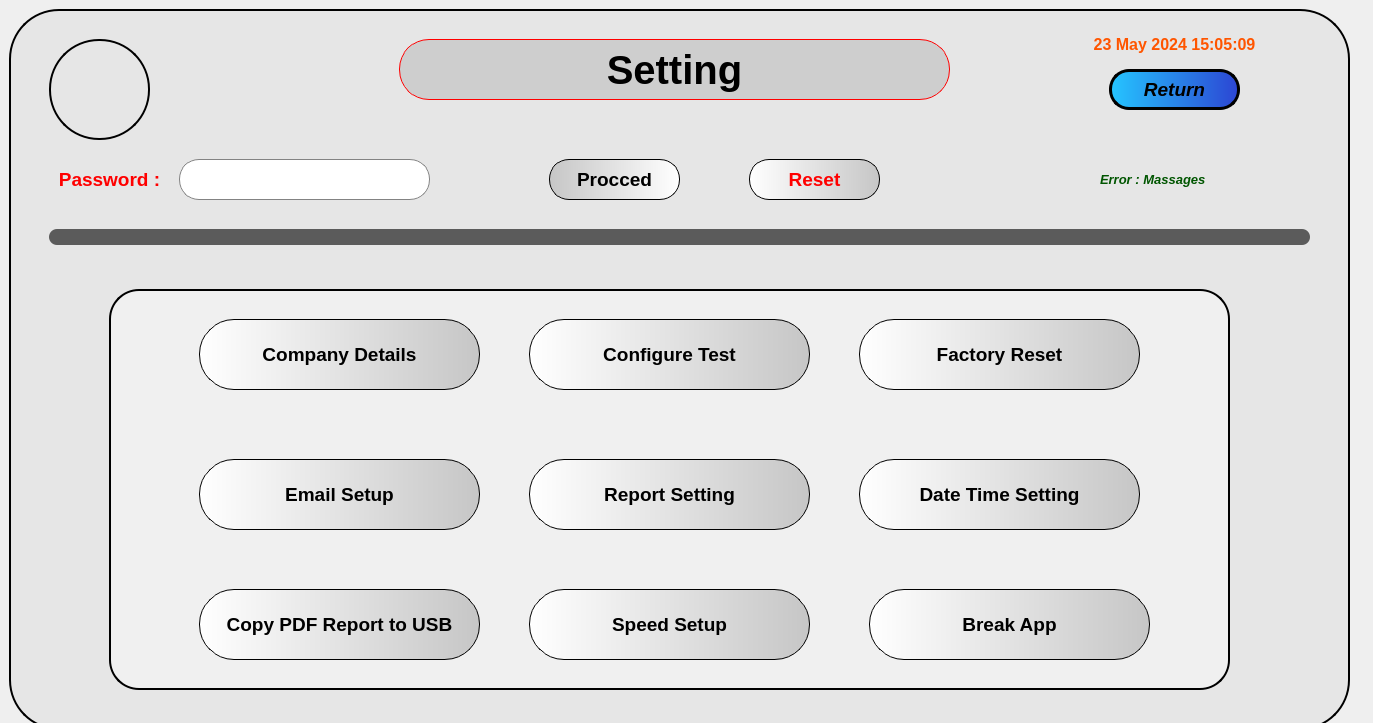
<?xml version="1.0" encoding="UTF-8"?>
<ui version="4.0">
 <class>MainWindow</class>
 <widget class="QMainWindow" name="MainWindow">
  <property name="geometry">
   <rect>
    <x>0</x>
    <y>0</y>
    <width>1373</width>
    <height>723</height>
   </rect>
  </property>
  <property name="windowTitle">
   <string>MainWindow</string>
  </property>
  <widget class="QWidget" name="centralwidget">
   <widget class="QFrame" name="frame">
    <property name="geometry">
     <rect>
      <x>9</x>
      <y>9</y>
      <width>1341</width>
      <height>721</height>
     </rect>
    </property>
    <property name="styleSheet">
     <string notr="true">background-color: rgb(230, 230, 230);
border: 2px solid black;
border-radius:50px;</string>
    </property>
    <property name="frameShape">
     <enum>QFrame::StyledPanel</enum>
    </property>
    <property name="frameShadow">
     <enum>QFrame::Raised</enum>
    </property>
    <widget class="QLabel" name="label">
     <property name="geometry">
      <rect>
       <x>390</x>
       <y>30</y>
       <width>551</width>
       <height>61</height>
      </rect>
     </property>
     <property name="font">
      <font>
       <family>Arial</family>
       <pointsize>30</pointsize>
       <weight>75</weight>
       <italic>false</italic>
       <bold>true</bold>
       <underline>false</underline>
      </font>
     </property>
     <property name="mouseTracking">
      <bool>true</bool>
     </property>
     <property name="styleSheet">
      <string notr="true">#label{

border:1px solid red;
color: rgb(0, 0, 0);
border-radius:30px;
background:None;
background-color: rgb(206, 206, 206);}
#label:hover{
border:1px solid black;
color: rgb(255, 85, 0);
background-color: rgb(231, 231, 231);}</string>
     </property>
     <property name="text">
      <string>Setting</string>
     </property>
     <property name="alignment">
      <set>Qt::AlignCenter</set>
     </property>
    </widget>
    <widget class="QLabel" name="label_2">
     <property name="geometry">
      <rect>
       <x>40</x>
       <y>30</y>
       <width>101</width>
       <height>101</height>
      </rect>
     </property>
     <property name="styleSheet">
      <string notr="true">background-image: url(:/backg/qt designer/python_company_logo.png);</string>
     </property>
     <property name="text">
      <string/>
     </property>
    </widget>
    <widget class="QLabel" name="label_3">
     <property name="geometry">
      <rect>
       <x>30</x>
       <y>150</y>
       <width>141</width>
       <height>41</height>
      </rect>
     </property>
     <property name="font">
      <font>
       <family>Arial</family>
       <pointsize>14</pointsize>
       <weight>75</weight>
       <bold>true</bold>
      </font>
     </property>
     <property name="styleSheet">
      <string notr="true">background:None;
border:None;
color: rgb(255, 0, 0);</string>
     </property>
     <property name="text">
      <string>Password :</string>
     </property>
     <property name="alignment">
      <set>Qt::AlignCenter</set>
     </property>
    </widget>
    <widget class="QPushButton" name="pushButton">
     <property name="geometry">
      <rect>
       <x>540</x>
       <y>150</y>
       <width>131</width>
       <height>41</height>
      </rect>
     </property>
     <property name="font">
      <font>
       <family>Arial</family>
       <pointsize>14</pointsize>
       <weight>75</weight>
       <italic>false</italic>
       <bold>true</bold>
      </font>
     </property>
     <property name="styleSheet">
      <string notr="true">#pushButton {color: rgb(0, 0, 0);background:None;background-color: qlineargradient(spread:pad, x1:0, y1:0, x2:1, y2:0, stop:0 rgb(198, 198, 198), stop:1  rgb(255, 255, 255));border-radius:20px;border-color: rgb(0, 0, 0);border-style:outset;border-width:1px;}#pushButton:hover {border: 1px solid green; color: rgb(0, 255, 0);background-color: qlineargradient(spread:pad, x1:0, y1:0, x2:1, y2:0, stop:0 rgb(255, 255, 255), stop:1  rgb(198, 198, 198));padding-bottom: 5px;padding-right: 5px;}#pushButton:pressed {background-color: rgb(255, 255, 255);padding-top: 5px;padding-left: 5px;}
</string>
     </property>
     <property name="text">
      <string>Procced</string>
     </property>
    </widget>
    <widget class="QLineEdit" name="lineEdit">
     <property name="geometry">
      <rect>
       <x>170</x>
       <y>150</y>
       <width>251</width>
       <height>41</height>
      </rect>
     </property>
     <property name="font">
      <font>
       <family>Arial</family>
       <pointsize>25</pointsize>
       <weight>75</weight>
       <bold>true</bold>
      </font>
     </property>
     <property name="styleSheet">
      <string notr="true">#lineEdit {background:None;background-color: rgb(255, 255, 255);border: 1px solid rgba(131,131,131,255);border-radius: 20px;}#lineEdit:hover {background-color: rgb(220, 220, 220);border: 3px solid;	border-color: rgb(255, 255, 255);border-radius: 20px;}#lineEdit:focus{background-color: rgb(255, 255, 255);border: 1px solid rgba(131,131,131,255);border-radius: 20px}</string>
     </property>
     <property name="echoMode">
      <enum>QLineEdit::Password</enum>
     </property>
     <property name="alignment">
      <set>Qt::AlignLeading|Qt::AlignLeft|Qt::AlignVCenter</set>
     </property>
    </widget>
    <widget class="QLabel" name="label_4">
     <property name="geometry">
      <rect>
       <x>1040</x>
       <y>20</y>
       <width>251</width>
       <height>31</height>
      </rect>
     </property>
     <property name="font">
      <font>
       <family>Arial</family>
       <pointsize>12</pointsize>
       <weight>75</weight>
       <bold>true</bold>
      </font>
     </property>
     <property name="styleSheet">
      <string notr="true">background:None;
border:None;

color: rgb(255, 85, 0);</string>
     </property>
     <property name="text">
      <string>23 May 2024 15:05:09</string>
     </property>
     <property name="alignment">
      <set>Qt::AlignCenter</set>
     </property>
    </widget>
    <widget class="QLabel" name="label_5">
     <property name="geometry">
      <rect>
       <x>980</x>
       <y>160</y>
       <width>331</width>
       <height>21</height>
      </rect>
     </property>
     <property name="font">
      <font>
       <family>Arial</family>
       <pointsize>10</pointsize>
       <weight>75</weight>
       <italic>true</italic>
       <bold>true</bold>
      </font>
     </property>
     <property name="styleSheet">
      <string notr="true">background:None;
border:None;
color: rgb(0, 85, 0);</string>
     </property>
     <property name="text">
      <string>Error : Massages </string>
     </property>
     <property name="alignment">
      <set>Qt::AlignCenter</set>
     </property>
    </widget>
    <widget class="QLabel" name="label_6">
     <property name="geometry">
      <rect>
       <x>40</x>
       <y>220</y>
       <width>1261</width>
       <height>16</height>
      </rect>
     </property>
     <property name="styleSheet">
      <string notr="true">background:None;
border-radius:8px;
background-color: rgb(91, 91, 91);
border:None;</string>
     </property>
     <property name="text">
      <string/>
     </property>
    </widget>
    <widget class="QPushButton" name="pushButton_2">
     <property name="geometry">
      <rect>
       <x>740</x>
       <y>150</y>
       <width>131</width>
       <height>41</height>
      </rect>
     </property>
     <property name="font">
      <font>
       <family>Arial</family>
       <pointsize>14</pointsize>
       <weight>75</weight>
       <italic>false</italic>
       <bold>true</bold>
      </font>
     </property>
     <property name="styleSheet">
      <string notr="true">#pushButton_2 {color: rgb(255, 0, 0);background:None;background-color: qlineargradient(spread:pad, x1:0, y1:0, x2:1, y2:0, stop:0 rgb(255, 255, 255), stop:1  rgb(198, 198, 198));border-radius:20px;border-color: rgb(0, 0, 0);border-style:outset;border-width:1px;}#pushButton_2:hover { border: 1px solid red;color: rgb(0, 0, 0);background-color: qlineargradient(spread:pad, x1:0, y1:0, x2:1, y2:0, stop:0 rgb(198, 198, 198), stop:1  rgb(255, 255, 255));padding-bottom: 5px;padding-right: 5px;}#pushButton_2:pressed {background-color: rgb(198, 198, 198);padding-top: 5px;padding-left: 5px;}

</string>
     </property>
     <property name="text">
      <string>Reset</string>
     </property>
    </widget>
    <widget class="QPushButton" name="pushButton_3">
     <property name="geometry">
      <rect>
       <x>1100</x>
       <y>60</y>
       <width>131</width>
       <height>41</height>
      </rect>
     </property>
     <property name="font">
      <font>
       <family>Arial</family>
       <pointsize>14</pointsize>
       <weight>75</weight>
       <italic>true</italic>
       <bold>true</bold>
      </font>
     </property>
     <property name="styleSheet">
      <string notr="true">#pushButton_3 {background:None;
background-color: qlineargradient(spread:pad, x1:0, y1:0, x2:1, y2:0, stop:0 rgb(37, 197, 255), stop:1  rgb(44, 69, 211));
	
	
border-radius:20px;
border-color: rgb(0, 0, 0);
border-style:outset;
border-width:3px;
}
#pushButton_3:hover {
background-color: qlineargradient(spread:pad, x1:0, y1:0, x2:1, y2:0, stop:0 rgb(44, 69, 211), stop:1  rgb(37, 197, 255));
padding-bottom: 5px;
padding-right: 5px;
}

#pushButton_3:pressed {
background-color: rgb(37, 197, 255);
padding-top: 5px;
padding-left: 5px;
}</string>
     </property>
     <property name="text">
      <string>Return</string>
     </property>
    </widget>
    <widget class="QFrame" name="frame_2">
     <property name="geometry">
      <rect>
       <x>100</x>
       <y>280</y>
       <width>1121</width>
       <height>401</height>
      </rect>
     </property>
     <property name="styleSheet">
      <string notr="true">background:None;
background-color: rgb(240, 240, 240);

border-radius:30px;</string>
     </property>
     <property name="frameShape">
      <enum>QFrame::StyledPanel</enum>
     </property>
     <property name="frameShadow">
      <enum>QFrame::Raised</enum>
     </property>
     <widget class="QPushButton" name="pushButton_9">
      <property name="geometry">
       <rect>
        <x>750</x>
        <y>170</y>
        <width>281</width>
        <height>71</height>
       </rect>
      </property>
      <property name="font">
       <font>
        <family>Arial</family>
        <pointsize>14</pointsize>
        <weight>75</weight>
        <italic>false</italic>
        <bold>true</bold>
       </font>
      </property>
      <property name="styleSheet">
       <string notr="true">#pushButton_9 {color: rgb(0, 0, 0);background:None;background-color: qlineargradient(spread:pad, x1:0, y1:0, x2:1, y2:0, stop:0 rgb(255, 255, 255), stop:1  rgb(198, 198, 198));border-radius:35px;border-color: rgb(0, 0, 0);border-style:outset;border-width:1px;}#pushButton_9:hover { border: 1px solid red;color: rgb(0, 0, 0);background-color: qlineargradient(spread:pad, x1:0, y1:0, x2:1, y2:0, stop:0 rgb(198, 198, 198), stop:1  rgb(255, 255, 255));padding-bottom: 5px;padding-right: 5px;}#pushButton_9:pressed {background-color: rgb(198, 198, 198);padding-top: 5px;padding-left: 5px;}

</string>
      </property>
      <property name="text">
       <string>Date Time Setting</string>
      </property>
     </widget>
     <widget class="QPushButton" name="pushButton_4">
      <property name="geometry">
       <rect>
        <x>90</x>
        <y>30</y>
        <width>281</width>
        <height>71</height>
       </rect>
      </property>
      <property name="font">
       <font>
        <family>Arial</family>
        <pointsize>14</pointsize>
        <weight>75</weight>
        <italic>false</italic>
        <bold>true</bold>
       </font>
      </property>
      <property name="styleSheet">
       <string notr="true">#pushButton_4 {color: rgb(0, 0, 0);background:None;background-color: qlineargradient(spread:pad, x1:0, y1:0, x2:1, y2:0, stop:0 rgb(255, 255, 255), stop:1  rgb(198, 198, 198));border-radius:35px;border-color: rgb(0, 0, 0);border-style:outset;border-width:1px;}#pushButton_4:hover { border: 1px solid red;color: rgb(0, 0, 0);background-color: qlineargradient(spread:pad, x1:0, y1:0, x2:1, y2:0, stop:0 rgb(198, 198, 198), stop:1  rgb(255, 255, 255));padding-bottom: 5px;padding-right: 5px;}#pushButton_4:pressed {background-color: rgb(198, 198, 198);padding-top: 5px;padding-left: 5px;}

</string>
      </property>
      <property name="text">
       <string>Company Details</string>
      </property>
     </widget>
     <widget class="QPushButton" name="pushButton_6">
      <property name="geometry">
       <rect>
        <x>750</x>
        <y>30</y>
        <width>281</width>
        <height>71</height>
       </rect>
      </property>
      <property name="font">
       <font>
        <family>Arial</family>
        <pointsize>14</pointsize>
        <weight>75</weight>
        <italic>false</italic>
        <bold>true</bold>
       </font>
      </property>
      <property name="styleSheet">
       <string notr="true">#pushButton_6{color: rgb(0, 0, 0);background:None;background-color: qlineargradient(spread:pad, x1:0, y1:0, x2:1, y2:0, stop:0 rgb(255, 255, 255), stop:1  rgb(198, 198, 198));border-radius:35px;border-color: rgb(0, 0, 0);border-style:outset;border-width:1px;}#pushButton_6:hover { border: 1px solid red;color: rgb(0, 0, 0);background-color: qlineargradient(spread:pad, x1:0, y1:0, x2:1, y2:0, stop:0 rgb(198, 198, 198), stop:1  rgb(255, 255, 255));padding-bottom: 5px;padding-right: 5px;}#pushButton_6:pressed {background-color: rgb(198, 198, 198);padding-top: 5px;padding-left: 5px;}

</string>
      </property>
      <property name="text">
       <string>Factory Reset</string>
      </property>
     </widget>
     <widget class="QPushButton" name="pushButton_5">
      <property name="geometry">
       <rect>
        <x>420</x>
        <y>30</y>
        <width>281</width>
        <height>71</height>
       </rect>
      </property>
      <property name="font">
       <font>
        <family>Arial</family>
        <pointsize>14</pointsize>
        <weight>75</weight>
        <italic>false</italic>
        <bold>true</bold>
       </font>
      </property>
      <property name="styleSheet">
       <string notr="true">#pushButton_5 {color: rgb(0, 0, 0);background:None;background-color: qlineargradient(spread:pad, x1:0, y1:0, x2:1, y2:0, stop:0 rgb(255, 255, 255), stop:1  rgb(198, 198, 198));border-radius:35px;border-color: rgb(0, 0, 0);border-style:outset;border-width:1px;}#pushButton_5:hover { border: 1px solid red;color: rgb(0, 0, 0);background-color: qlineargradient(spread:pad, x1:0, y1:0, x2:1, y2:0, stop:0 rgb(198, 198, 198), stop:1  rgb(255, 255, 255));padding-bottom: 5px;padding-right: 5px;}#pushButton_5:pressed {background-color: rgb(198, 198, 198);padding-top: 5px;padding-left: 5px;}

</string>
      </property>
      <property name="text">
       <string>Configure Test</string>
      </property>
     </widget>
     <widget class="QPushButton" name="pushButton_8">
      <property name="geometry">
       <rect>
        <x>420</x>
        <y>170</y>
        <width>281</width>
        <height>71</height>
       </rect>
      </property>
      <property name="font">
       <font>
        <family>Arial</family>
        <pointsize>14</pointsize>
        <weight>75</weight>
        <italic>false</italic>
        <bold>true</bold>
       </font>
      </property>
      <property name="styleSheet">
       <string notr="true">#pushButton_8{color: rgb(0, 0, 0);background:None;background-color: qlineargradient(spread:pad, x1:0, y1:0, x2:1, y2:0, stop:0 rgb(255, 255, 255), stop:1  rgb(198, 198, 198));border-radius:35px;border-color: rgb(0, 0, 0);border-style:outset;border-width:1px;}#pushButton_8:hover { border: 1px solid red;color: rgb(0, 0, 0);background-color: qlineargradient(spread:pad, x1:0, y1:0, x2:1, y2:0, stop:0 rgb(198, 198, 198), stop:1  rgb(255, 255, 255));padding-bottom: 5px;padding-right: 5px;}#pushButton_8:pressed {background-color: rgb(198, 198, 198);padding-top: 5px;padding-left: 5px;}

</string>
      </property>
      <property name="text">
       <string>Report Setting</string>
      </property>
     </widget>
     <widget class="QPushButton" name="pushButton_7">
      <property name="geometry">
       <rect>
        <x>90</x>
        <y>170</y>
        <width>281</width>
        <height>71</height>
       </rect>
      </property>
      <property name="font">
       <font>
        <family>Arial</family>
        <pointsize>14</pointsize>
        <weight>75</weight>
        <italic>false</italic>
        <bold>true</bold>
       </font>
      </property>
      <property name="styleSheet">
       <string notr="true">#pushButton_7 {color: rgb(0, 0, 0);background:None;background-color: qlineargradient(spread:pad, x1:0, y1:0, x2:1, y2:0, stop:0 rgb(255, 255, 255), stop:1  rgb(198, 198, 198));border-radius:35px;border-color: rgb(0, 0, 0);border-style:outset;border-width:1px;}#pushButton_7:hover { border: 1px solid red;color: rgb(0, 0, 0);background-color: qlineargradient(spread:pad, x1:0, y1:0, x2:1, y2:0, stop:0 rgb(198, 198, 198), stop:1  rgb(255, 255, 255));padding-bottom: 5px;padding-right: 5px;}#pushButton_7:pressed {background-color: rgb(198, 198, 198);padding-top: 5px;padding-left: 5px;}

</string>
      </property>
      <property name="text">
       <string>Email Setup</string>
      </property>
     </widget>
     <widget class="QPushButton" name="pushButton_10">
      <property name="geometry">
       <rect>
        <x>90</x>
        <y>300</y>
        <width>281</width>
        <height>71</height>
       </rect>
      </property>
      <property name="font">
       <font>
        <family>Arial</family>
        <pointsize>14</pointsize>
        <weight>75</weight>
        <italic>false</italic>
        <bold>true</bold>
       </font>
      </property>
      <property name="styleSheet">
       <string notr="true">#pushButton_10 {color: rgb(0, 0, 0);background:None;background-color: qlineargradient(spread:pad, x1:0, y1:0, x2:1, y2:0, stop:0 rgb(255, 255, 255), stop:1  rgb(198, 198, 198));border-radius:35px;border-color: rgb(0, 0, 0);border-style:outset;border-width:1px;}#pushButton_10:hover { border: 1px solid red;color: rgb(0, 0, 0);background-color: qlineargradient(spread:pad, x1:0, y1:0, x2:1, y2:0, stop:0 rgb(198, 198, 198), stop:1  rgb(255, 255, 255));padding-bottom: 5px;padding-right: 5px;}#pushButton_10:pressed {background-color: rgb(198, 198, 198);padding-top: 5px;padding-left: 5px;}

</string>
      </property>
      <property name="text">
       <string>Copy PDF Report to USB</string>
      </property>
     </widget>
     <widget class="QPushButton" name="pushButton_11">
      <property name="geometry">
       <rect>
        <x>420</x>
        <y>300</y>
        <width>281</width>
        <height>71</height>
       </rect>
      </property>
      <property name="font">
       <font>
        <family>Arial</family>
        <pointsize>14</pointsize>
        <weight>75</weight>
        <italic>false</italic>
        <bold>true</bold>
       </font>
      </property>
      <property name="styleSheet">
       <string notr="true">#pushButton_11 {color: rgb(0, 0, 0);background:None;background-color: qlineargradient(spread:pad, x1:0, y1:0, x2:1, y2:0, stop:0 rgb(255, 255, 255), stop:1  rgb(198, 198, 198));border-radius:35px;border-color: rgb(0, 0, 0);border-style:outset;border-width:1px;}#pushButton_11:hover { border: 1px solid red;color: rgb(0, 0, 0);background-color: qlineargradient(spread:pad, x1:0, y1:0, x2:1, y2:0, stop:0 rgb(198, 198, 198), stop:1  rgb(255, 255, 255));padding-bottom: 5px;padding-right: 5px;}#pushButton_11:pressed {background-color: rgb(198, 198, 198);padding-top: 5px;padding-left: 5px;}

</string>
      </property>
      <property name="text">
       <string>Speed Setup</string>
      </property>
     </widget>
     <widget class="QPushButton" name="pushButton_12">
      <property name="geometry">
       <rect>
        <x>760</x>
        <y>300</y>
        <width>281</width>
        <height>71</height>
       </rect>
      </property>
      <property name="font">
       <font>
        <family>Arial</family>
        <pointsize>14</pointsize>
        <weight>75</weight>
        <italic>false</italic>
        <bold>true</bold>
       </font>
      </property>
      <property name="styleSheet">
       <string notr="true">#pushButton_12 {color: rgb(0, 0, 0);background:None;background-color: qlineargradient(spread:pad, x1:0, y1:0, x2:1, y2:0, stop:0 rgb(255, 255, 255), stop:1  rgb(198, 198, 198));border-radius:35px;border-color: rgb(0, 0, 0);border-style:outset;border-width:1px;}#pushButton_12:hover { border: 1px solid red;color: rgb(0, 0, 0);background-color: qlineargradient(spread:pad, x1:0, y1:0, x2:1, y2:0, stop:0 rgb(198, 198, 198), stop:1  rgb(255, 255, 255));padding-bottom: 5px;padding-right: 5px;}#pushButton_12:pressed {background-color: rgb(198, 198, 198);padding-top: 5px;padding-left: 5px;}

</string>
      </property>
      <property name="text">
       <string>Break App</string>
      </property>
     </widget>
    </widget>
   </widget>
  </widget>
 </widget>
 <resources>
  <include location="C:/Users/win 10/Desktop/resource file.qrc"/>
 </resources>
 <connections/>
</ui>
